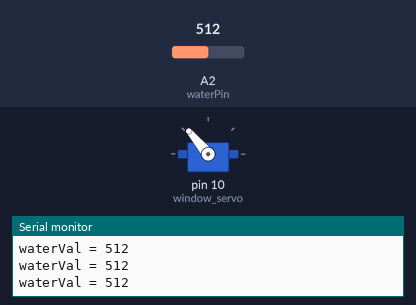
Bench run of a sketch on a simulated Arduino Uno, built with avr-gcc and run on an emulated ATmega328P. Shown: servo, the last lines printed to the serial monitor. The inputs (shaded band) are chosen by the test bench; at power-on: A2 (waterPin) = 512.

Above: at 1.5 s.
1.6 s: A2 (waterPin) set to 106
3.1 s: A2 (waterPin) set to 92
At 4.4 s:
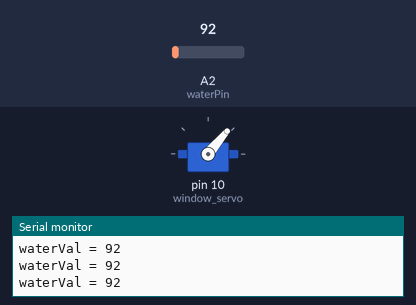
4.8 s: A2 (waterPin) set to 110
At 5.6 s:
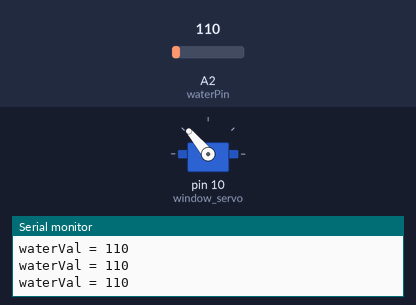
6.3 s: A2 (waterPin) set to 90
At 6.8 s:
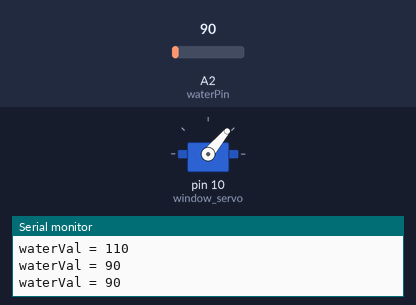
Timing chart, 0 to 8.8 s (numbered marks = the images above; inputs shaded):
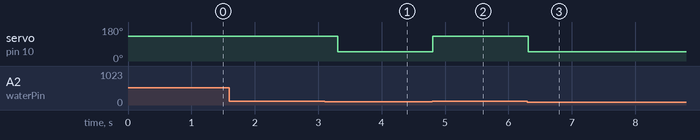

Measured:
- the behaviour switches between 101 and 100 on A2 (waterPin) (found by bisection; images 0 and 1)
- after the input at 3.1 s, servo on pin 10 (window_servo): 130° → 50° after 0.21 s
- after the input at 4.8 s, servo on pin 10 (window_servo): 50° → 130° at once
- after the input at 6.3 s, servo on pin 10 (window_servo): 130° → 50° at once

The sketch:

8_2_rain_window.ino
```cpp
#include <Servo.h>  //Import the library files of steering gear
Servo window_servo;  //Create a steering gear instance to control the window steering gear
#define waterPin A2  //Define the IO port of the raindrop sensor as A2
int waterVal = 0;

void setup() {
  Serial.begin(9600);  //Set the baud rate of serial communication to 9600
  pinMode(10, OUTPUT);
  pinMode(waterPin,INPUT);  //Set the pin to input
  window_servo.attach(10,500,2500);  //Set the pin of the steering gear as 10, and the pulse range is 500-2500ms

  window_servo.write(130);
  delay(300);
}

void loop() {
  waterVal = analogRead(waterPin);  //Read the analog value detected by the raindrop sensor
  Serial.print("waterVal = ");
  Serial.println(waterVal);  //Print the value detected by the raindrop sensor with new line
  //delay(200); //Delay to adjust the printing speed of serial port
  if(waterVal > 100)  //Greater than the set value, that is, when it rains
  {
    window_servo.write(130); //Close the window
    delay(300);
  }
  else
  {
    window_servo.write(50); //Open the window
    delay(300);
  }
}
```
